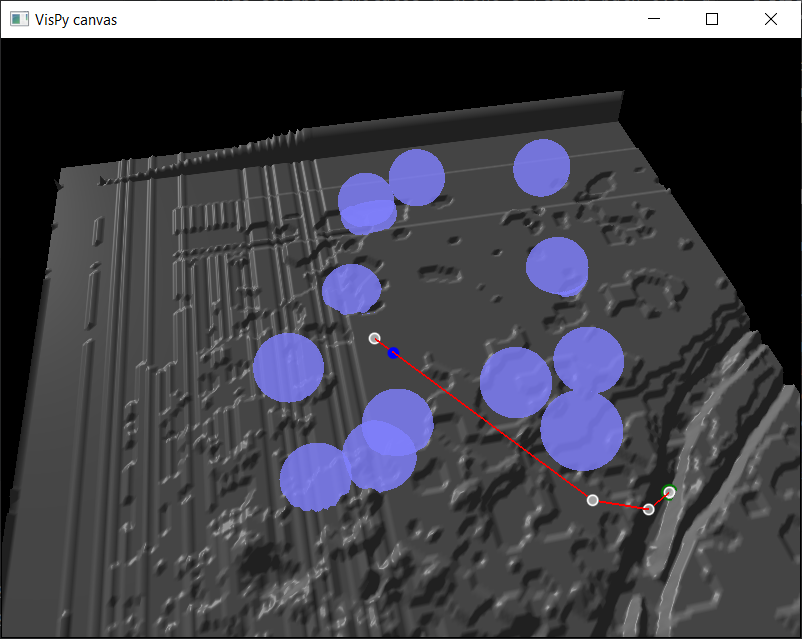

Generate this figure with Python:
import sys

import numpy as np
import rasterio
from scipy.spatial.distance import cdist
from vispy import app, scene
from vispy.scene import visuals

from objects import Sphere
from utils import find_nearest_node, generate_new_node, collision_free, add_point_to_rrt_star
from parameters import *


def sample_point(height_map, max_altitude, min_altitude=0):
    """
    Generates a random point in a 3D space within the given ranges.

    Args:
        height_map (np.array): A 2D numpy array representing the terrain over which the drone is flying.
        max_altitude (float): The maximum altitude at which the drone can fly.
        min_altitude (float, optional): The minimum altitude at which the drone can fly. Defaults to 0.

    Returns:
        np.array: A numpy array containing the x, y, and z coordinates of the generated point.

    The function uses a uniform random distribution to generate a 3D point (x, y, z).
    The x and y coordinates are determined by the dimensions of the height_map, and the z coordinate (altitude) is a random value between min_altitude and max_altitude.
    """
    x = np.random.uniform(0, height_map.shape[1])
    y = np.random.uniform(0, height_map.shape[0])
    z = np.random.uniform(min_altitude, max_altitude)
    return np.array([x, y, z])


def update(ev):
    """
        Updates the drone's position and the pathfinding algorithm at each time step.

        Args:
            ev: An event trigger for the function. This is typically a timer event that triggers the function at regular intervals.

        This function is called at regular intervals to simulate the drone's movement and update the pathfinding algorithm. It checks the drone's altitude and position, updates the destination of the obstacles (spheres), generates a new RRT* tree and finds a new path if necessary, moves the drone towards the next waypoint on the path, and checks if the drone has reached the target or gone out of bounds.

        The function uses several global variables:
        - path_scatter, path: Used to visualize the path.
        - t: The current time step.
        - height_map, max_altitude: Used to generate random points and check the drone's altitude.
        - drone_speed_factor: The drone's speed factor
        - nodes, parents, costs: Used in the RRT* algorithm.
        - spheres: The moving obstacles.
        - spheres: The spheres' speed factor.
        - target, start: The start and target points for the drone.
        - current_pos, current_point: The drone's current position.
        - timer: The timer event that triggers the function.
        - steering_noise_sigma: The standard deviation of the steering noise.
        - tolerance: The distance tolerance for reaching a waypoint or the target.
        - height_margin: The minimum altitude margin above the terrain.
        - update_period: The time period between path updates
        """
    global path_scatter, path, t, height_map, max_altitude, drone_speed_factor, nodes, parents, costs, spheres, spheres_speed_factor, target, start,\
        current_pos, current_point, timer, steering_noise_sigma, tolerance, height_margin, update_period
    t += 1.0
    if current_pos[2] < height_map[int(current_pos[0]), int(current_pos[1])] + height_margin:
        print(f'warning: drone is below height margin at t={t}.')
        fixed_current_pos = np.array(
            [current_pos[0], current_pos[1], height_map[int(current_pos[0]), int(current_pos[1])] + height_margin])
    else:
        fixed_current_pos = current_pos
    if t % update_period == 1:
        for sphere in spheres:
            sphere.destination = sample_point(height_map, max_altitude, min_altitude=sphere.min_altitude)
        nodes, parents, costs = generate_rrt_star(height_map, max_altitude, num_nodes, fixed_current_pos, spheres, target, height_margin)

        path = find_path(nodes, parents, target)
        path_scatter.set_data(path, edge_color='white', face_color=(1, 1, 1, .5), size=10)
        path_lines.set_data(pos=path, color='red', width=2)
    if np.linalg.norm(np.array(target) - current_pos) < tolerance:
        print(f'drone reached the target at t={t}.')
        timer.stop()
    if len(path) > 1:
        waypoint = path[1]
        current_distance = np.linalg.norm(path[1] - current_pos)
        if current_distance < tolerance and len(path) > 2:
            waypoint = path[2]
            path = path[1:]

        steering_noise = np.random.normal(scale=steering_noise_sigma, size=3)
        current_direction = (waypoint - current_pos) / np.linalg.norm(waypoint - current_pos)
        current_pos = current_pos + current_direction * drone_speed_factor + steering_noise

        current_point.set_data(pos=np.array([current_pos]), edge_color='blue', face_color='blue', size=10)
        if (current_pos[0] < 0 or current_pos[1] < 0 or current_pos[0] >= height_map.shape[0] or current_pos[1] >= height_map.shape[1]):
            print(f'drone went out of bounds at t={t}.')
            timer.stop()
        if (current_pos[2] < height_map[int(current_pos[0]), int(current_pos[1])]):
            print(f'drone crashed at t={t}.')
            timer.stop()

    for sphere in spheres:
        sphere_direction = sphere.destination - sphere.center
        sphere.update_center(sphere.center + sphere_direction * spheres_speed_factor)
        if sphere.is_point_inside(current_pos):
            print(f'warning: drone hit obstacle {sphere.id} at t={t}.')


def generate_rrt_star(height_map, max_altitude, num_nodes, start, spheres, target, height_margin):
    """
    Generates an RRT* tree for pathfinding in a 3D space.

    Args:
        height_map (np.array): A 2D numpy array representing the terrain over which the drone is flying.
        max_altitude (float): The maximum altitude at which the drone can fly.
        num_nodes (int): The number of nodes to generate for the RRT* tree.
        start (list): The starting point for the drone, represented as a list of three coordinates [x, y, z].
        spheres (list): A list of Sphere objects representing moving obstacles in the 3D space.
        target (list): The target point for the drone, represented as a list of three coordinates [x, y, z].
        height_margin (float): The minimum altitude margin above the terrain.

    Returns:
        nodes (list): A list of nodes in the RRT* tree. Each node is a numpy array of three coordinates [x, y, z].
        parents (list): A list of indices representing the parent node of each node in the 'nodes' list.
        costs (list): A list of costs associated with each node, representing the cost of the path from the start to that node.

    The function generates an RRT* tree by adding nodes one by one. Each node is a random point in the 3D space, and the function checks if the path from the nearest existing node to the new node is collision-free before adding the new node. The function also updates the parent and cost of each node as it is added. The function continues adding nodes until it has added the specified number of nodes, and then it adds the target point as the final node.
    """
    nodes = [np.array(start)]
    parents = [-1]  # the parent index of the start node is -1
    costs = [0]

    while len(nodes) < num_nodes:
        random_point = sample_point(height_map, max_altitude)
        nearest_node_index = find_nearest_node(nodes, random_point)
        new_node = generate_new_node(nodes[nearest_node_index], random_point)

        if collision_free(nodes[nearest_node_index], new_node, height_map, height_margin):
            nodes, parents, costs = add_point_to_rrt_star(height_map, nodes, parents, costs, new_node, spheres, height_margin)

    # Always add the target to the RRT* tree
    add_point_to_rrt_star(height_map, nodes, parents, costs, np.array(target), spheres, height_margin)
    return nodes, parents, costs


def find_path(nodes, parents, target):
    """
    Finds the shortest path from the start to the target in an RRT* tree.

    Args:
        nodes (list): A list of nodes in the RRT* tree. Each node is a numpy array of three coordinates [x, y, z].
        parents (list): A list of indices representing the parent node of each node in the 'nodes' list.
        target (list): The target point for the drone, represented as a list of three coordinates [x, y, z].

    Returns:
        np.array: A numpy array of nodes representing the shortest path from the start to the target.

    The function computes the Euclidean distance from the target to all nodes in the RRT* tree, and finds the node that is closest to the target. It then traces back from this node to the start through the parent nodes, creating a path. The path is reversed to obtain a path from the start to the target.
    """
    # Compute the distance from the target to all nodes
    distances = cdist([target], nodes, 'euclidean')[0]

    # Find the node that is closest to the target
    closest_node_index = np.argmin(distances)

    # Initialize the path with the closest node
    path = [nodes[closest_node_index]]

    # While the parent of the current node is not the root
    while parents[closest_node_index] != -1:
        # Move to the parent node
        closest_node_index = parents[closest_node_index]
        # Add the parent node to the path
        path.append(nodes[closest_node_index])

    # Reverse the path to obtain a path from the start to the target
    path = path[::-1]

    return np.array(path)


# Load the tif file
dataset = rasterio.open(MAP_FILE)

# Define the indices for the area you want to crop
start_row, end_row = X_MIN, X_MAX
start_col, end_col = Y_MIN, Y_MAX

# Read the first band (height data)
height_map = dataset.read(1)[start_row:end_row, start_col:end_col]


# Close the dataset
dataset.close()

max_altitude = MAX_ALTITUDE  # set maximum altitude
num_nodes = NUM_NODES  # set resolution

update_period = UPDATE_PERIOD

np.random.seed(SEED)

number_of_spheres = NUMBER_OF_OBSTACLES  # Number of spheres
spheres_speed_factor = OBSTACLES_SPEED_FACTOR
spheres = [Sphere(center=sample_point(height_map, max_altitude, min_altitude=OBSTACLES_MIN_ALTITUDE), radius=OBSTACLES_SAFETY_RADIUS, visual_radius=OBSTACLES_VISUAL_RADIUS, penalty_factor=OBSTACLES_PENALTY_FACTOR, min_altitude=OBSTACLES_MIN_ALTITUDE, id=i) for i in range(number_of_spheres)]

# Redefine the starting point and generate the RRT* tree
start = np.array(DRONE_START) - np.array([X_MIN, Y_MIN, 0])  # an arbitrary starting position
target = np.array(DRONE_TARGET) - np.array([X_MIN, Y_MIN, 0])  # an arbitrary target point

steering_noise_sigma = DRONE_STEERING_NOISE_SIGMA
height_margin = MAP_HEIGHT_MARGIN
tolerance = TARGET_TOLERANCE
drone_speed_factor = DRONE_SPEED_FACTOR

canvas = scene.SceneCanvas(keys='interactive', show=True)
view = canvas.central_widget.add_view()
# Create a turntable style 3D camera
cam = scene.cameras.TurntableCamera(parent=view.scene)
view.camera = cam  # Assign the camera to the view

# Create a 3D surface for the height map
surface = scene.visuals.SurfacePlot(z=height_map, color=(0.5, 0.5, 0.5, 1), shading='smooth')
view.add(surface)
cam.set_range()

# Add sphere visuals to view
for sphere in spheres:
    view.add(sphere.visual)

path = np.empty(0)

current_pos = np.array(start)

current_point = visuals.Markers()
current_point.set_data(pos=np.array([current_pos]), edge_color='blue', face_color='blue', size=10)

target_point = visuals.Markers()
target_point.set_data(pos=np.array([target]), edge_color='green', face_color='green', size=15)

path_scatter = visuals.Markers()
path_lines = visuals.Line()
view.add(path_scatter)
view.add(path_lines)
view.add(current_point)
view.add(target_point)

t = 0.0

timer = app.Timer()
timer.connect(update)
timer.start(0)
if __name__ == '__main__':
    canvas.show()
    if sys.flags.interactive == 0:
        app.run()
